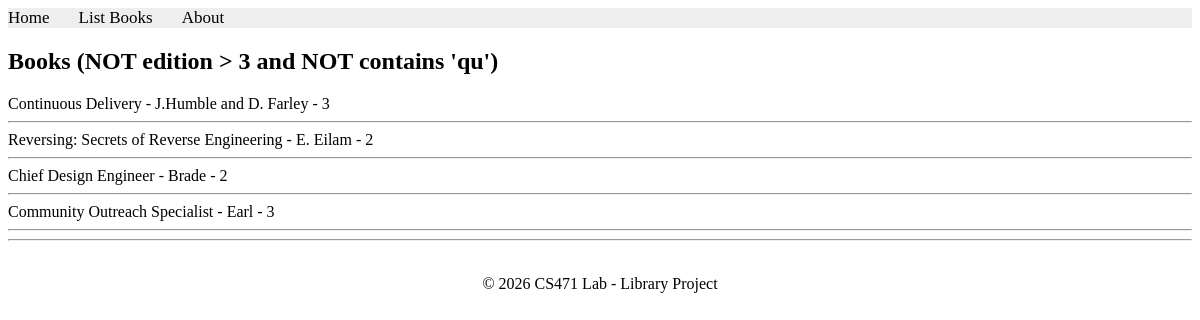
The app's page /books/lab8/task3 with its own data.
### apps/bookmodule/models.py (models this page shows)
class Book(models.Model):
    title = models.CharField(max_length=50)
    author = models.CharField(max_length=50)
    price = models.FloatField(default=0.0)
    edition = models.SmallIntegerField(default=1)

### apps/bookmodule/views.py (the view)
# urls.py: path('lab8/task3', views.lab8_task3),
def lab8_task3(request):
    books = Book.objects.filter(
        Q(edition__lte=3) &
        ~(Q(title__icontains='qu') | Q(author__icontains='qu'))
    )
    return render(request, 'bookmodule/lab8_task3.html', {'books': books})

### apps/templates/bookmodule/lab8_task3.html
{% extends "layouts/base.html" %}
{% block content %}
<h2>Books (NOT edition > 3 and NOT contains 'qu')</h2>
{% for b in books %}
    {{ b.title }} - {{ b.author }} - {{ b.edition }}
    <hr>
{% empty %}
    No results
{% endfor %}
{% endblock %}

### records on screen
Book: title "Continuous Delivery", author "J.Humble and D. Farley", edition "3"
Book: title "Reversing: Secrets of Reverse Engineering", author "E. Eilam", edition "2"
Book: title "Chief Design Engineer", author "Brade", edition "2"
Book: title "Community Outreach Specialist", author "Earl", edition "3"
